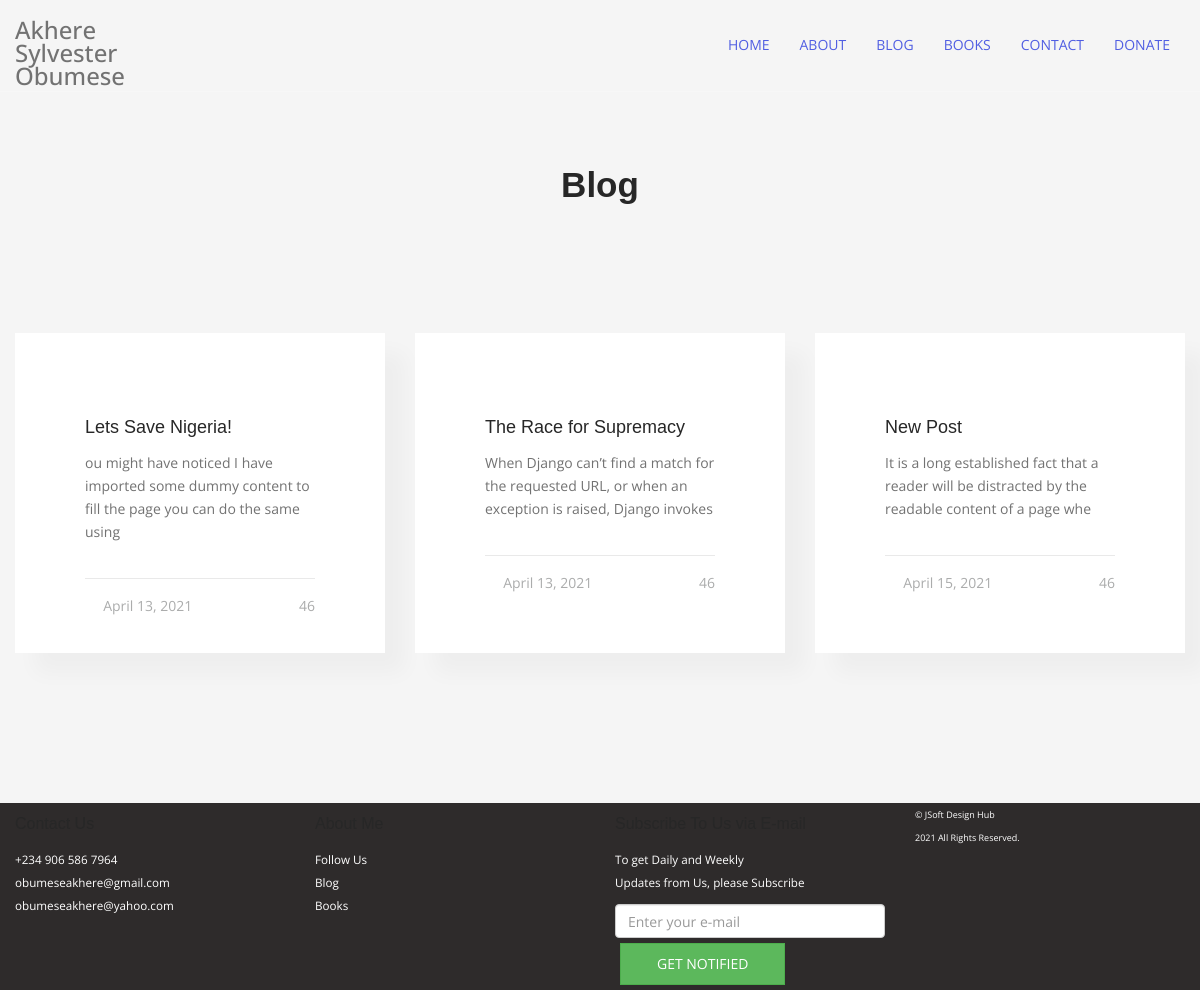
The page /blog/ on the database as committed earlier.
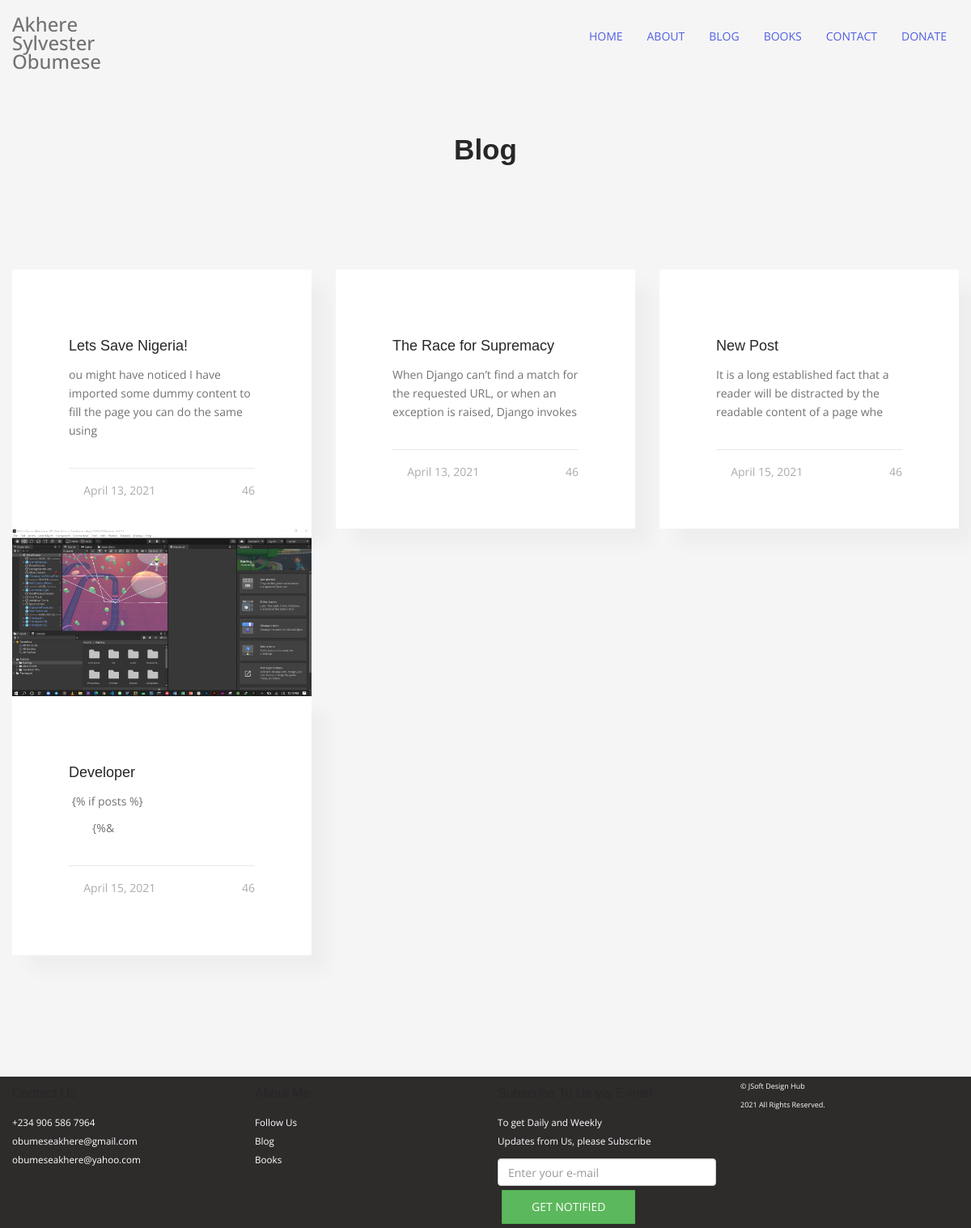
The same page on the database as committed later.
### main/models.py (models this page shows)
class Blog(models.Model):
    title = models.CharField(max_length=100, unique=True)
    slug = models.SlugField(max_length=100, unique=True)
    body = models.TextField(blank=True, null=True)
    fimage = models.ImageField(upload_to="uploaded/")
    posted = models.DateField(db_index=True, auto_now_add=True)

### main/views.py (the view)
# urls.py: 2. Add a URL to urlpatterns:  path('blog/', include('blog.urls'))
def blog (request):
    return render(request, 'main/blog.html',{
        'posts': Blog.objects.all()[:5]
    })

### main/templates/main/blog.html (shortened to what this page needs)
{% load static %}
<!doctype html>
<html lang="en">
  <head>
    <link rel="stylesheet" type="text/css" href=" {% static 'assets/js/bootstrap/bootstrap.min.css' %} ">
<link rel="stylesheet" href=" {% static 'assets/js/megamenu/stylesheets/screen.css' %}">
<link rel="stylesheet" href=" {% static 'assets/css/theme-default.css' %}" type="text/css">
<link rel="stylesheet" href=" {% static 'assets/js/loaders/stylesheets/screen.css' %}">
<link rel="stylesheet" href=" {% static 'assets/css/corporate.css' %} " type="text/css">
<link rel="stylesheet" href=" {% static 'assets/fonts/font-awesome/css/font-awesome.min.css' %}" type="text/css">
<link rel="stylesheet" type="text/css" href=" {% static 'assets/fonts/Simple-Line-Icons-Webfont/simple-line-icons.css' %}" media="screen" />
<link rel="stylesheet" href=" {% static 'assets/fonts/et-line-font/et-line-font.css' %} ">
<link rel="stylesheet" type="text/css" href=" {% static 'assets/js/revolution-slider/css/settings.css' %}">
<link rel="stylesheet" type="text/css" href=" {% static 'assets/js/revolution-slider/css/layers.css' %}">
<link rel="stylesheet" type="text/css" href=" {% static 'assets/js/revolution-slider/css/navigation.css' %}">
<link rel="stylesheet" href=" {% static 'assets/js/parallax/main.css' %}">
<link rel="stylesheet" type="text/css" href=" {% static 'assets/js/cubeportfolio/cubeportfolio.min.css' %} ">
<link href=" {% static 'assets/js/owl-carousel/owl.carousel.css' %}" rel="stylesheet">
<link href=" {% static 'assets/js/owl-carousel/owl.theme.css' %} " rel="stylesheet">
<link href=" {% static 'assets/js/tabs/css/responsive-tabs.css' %}" rel="stylesheet" type="text/css" media="all" />
<link rel="stylesheet" href=" {% static 'assets/fonts/pe-icon-7-stroke/css/pe-icon-7-stroke.css' %} ">
<link rel="stylesheet" href=" {% static 'assets/js/ytplayer/ytplayer.css' %}" />
<link href=" {% static 'assets/js/accordion/css/smk-accordion.css' %}" rel="stylesheet">
<link rel="stylesheet" href=" {% static 'assets/js/magnific-popup/magnific-popup.css'%} ">
<link rel="stylesheet" href=" {% static 'assets/fonts/pe-icon-7-stroke/css/pe-icon-7-stroke.css'%} ">
  </head>
  <body>
    <div class="wrapper-boxed ">
      <div class="site-wrapper">
          <div class="col-md-12 nopadding">
              <div class="header-section style1 pin-style">
                <div class="container">
                   <div class="mod-menu">
                      <div class="row">
                      <div class="col-sm-2"> <a href=" {% url 'index' %} "  class="logo rehh style-2 title font-weight-5"> Akhere Sylvester Obumese </a> </div>
                      <div class="col-sm-10">
                      <div class="main-nav">
                    <div id="menu" class="collapse">
                      <ul class="nav navbar-nav ">
                       <li class="mega-menu active">  <a href="{% url 'index' %}">Home</a> </li>
                          <li class="active"> <a href="{% url 'about' %}">About</a></li>
                          <li class="active"> <a href="{% url 'blog' %}">Blog</a></li>
                          <li class="active"> <a href="{% url 'books' %}">Books</a></li>
                          <li class="active"> <a href="#contact">Contact</a></li>
                          <li class="active"> <a href="https://paystack.com/pay/3vj0voubfe">Donate</a></li>
                      </ul>
                    </div>
                  </div>
                </div>
              </div>
            </div>
                </div>
              </div>
          </div>
      </div>
  </div>
  <section class="section-side-image section-light sec-padding clearfix">
    <div class="img-holder col-md-12 col-sm-12 pull-left">
      <div class="background-imgholder" style=""><img class="nodisplay-image"  alt=""/> </div>
    </div>
    <div class="container">
     <div class="row">
<div class="col-sm-12">
          <div class="sec-title-container text-center">
            <h2 class="font-weight-6 less-mar-1 line-height-5"> Blog <br/>
              </h2>
          </div>
        </div>
        <div class="clearfix"></div>
        {% if posts %}
        {% for post in posts %}
        <div class="col-md-4 col-sm-6 col-xs-12">
          <div class="ce-feature-box-34 margin-bottom">
            <div class="ce-post-img">  <img src="{{ post.fimage.url }}" alt="" class="img-responsive"/> </div>
            <div class="text-box">
              <h5 class="less-mar-1 title"><a href="{% url 'view_post' post.slug %}">{{ post.title }}</a></h5>
             <p>{{ post.body | slice:100 | safe }}</p>
             <div class="date-info-box">
             <div class="box-left">
             <i class="fa fa-calendar" aria-hidden="true"></i>&nbsp;
             {{post.posted}}
             </div>
             <div class="box-right">
             <i class="fa fa-comments-o" aria-hidden="true"></i>&nbsp; 46
             </div>
             </div>
            </div>
          </div>
        </div>
        {% endfor %}
        {% else %}
        <p>There are no posts.</p>
        {% endif %}
      </div>
    </div>
  </section>
<footer class="container-fluid ft">
    <div class="row py-5">
        <div class="col-lg-3">
            <h6 id="contact">Contact Us</h6>
            <p>+234 906 586 7964<br>
            obumeseakhere@gmail.com<br>
            obumeseakhere@yahoo.com</p>
        </div>
        <div class="col-lg-3">
            <h6>About Me</h6>
            <p>Follow Us<br>
            Blog<br>
        Books</p>
        </div>
        <div class="col-lg-3">
            <h6>Subscribe To Us via E-mail</h6>
            <p>To get Daily and Weekly<br>
            Updates from Us, please Subscribe</p>
            <input type="email" placeholder="Enter your e-mail" class="form-control" id="exampleInputEmail1" aria-describedby="emailHelp">
				<button class="btn btn-success mt-1">GET NOTIFIED</button>
        </div>
        <div class="col-lg-3 mb-1">
            <p style="font-size: xx-small;">&copy;  JSoft Design Hub <br>2021 All Rights Reserved.</p>
        </div>
    </div>
</footer>
  </body>
</html>

### static/assets/js/megamenu/stylesheets/screen.css (style rules this page uses)
*:focus, button:focus, input:focus, *, input, button, *:active, input:active, button:active, .bootstrap-select .btn:focus, option { outline: none !important; outline: 0px !important; }
.header-section { font-family: 'Open Sans', sans-serif; background-color: #020203; padding-top: 5px; }
.header-section .container { max-width: 1200px; width: auto; }
.header-section .logo { display: inline-block; margin-top: 18px; }
.header-section .logo.style-2 { margin-top: 18px; }
.header-section .row { position: static; }
.header-section .row > * { position: static; }
.header-section .mod-menu { position: relative; z-index: 999; }
.header-section ul { list-style: none; padding: 0px; margin: 0 0 0 10px; }
.header-section ul li { text-transform: uppercase; position: relative; }
.header-section ul li a { color: #fff; background: none !important; padding: 30px 15px; text-decoration: none !important; }
.header-section ul li.active > a { color: #505ee2; }
.header-section ul li.mega-menu { position: static; }
.header-section #menu { float: right; }
.header-section .main-nav .nav { float: none; }
.header-section.style1 { position:relative; background-color:transparent; border-bottom:1px solid rgba(255, 255, 255, 0.2); }
.header-section.style1 ul li a { padding: 35px 15px; }
@media only screen and (min-width: 1001px) { .header-section { top: 0px; left: 0px; width: 100%; z-index: 999; padding-top:0px; padding-bottom:0px; } }
@media only screen and (min-width: 1001px) { .header-section.pin-style .mod-menu { border: none !important; } }
@media only screen and (min-width: 1001px) { .header-section ul li:hover > a, .header-section ul li.active > a { color: #505ee2; } }
@media only screen and (min-width: 1001px) { #menu { display: block; } }

### main/templates/main/blog.html (style rules this page uses)
.ft { background-color:rgb(46, 43, 43); color: white; font-size: smaller; }
.rehh { font-size: x-large; font-weight: 500; width: fit-content; }

Rows that differ between the two databases and show on the page:
added Blog: fimage (picture), title "Developer", body "{% if posts %} {%&", posted "April 15, 2021"
